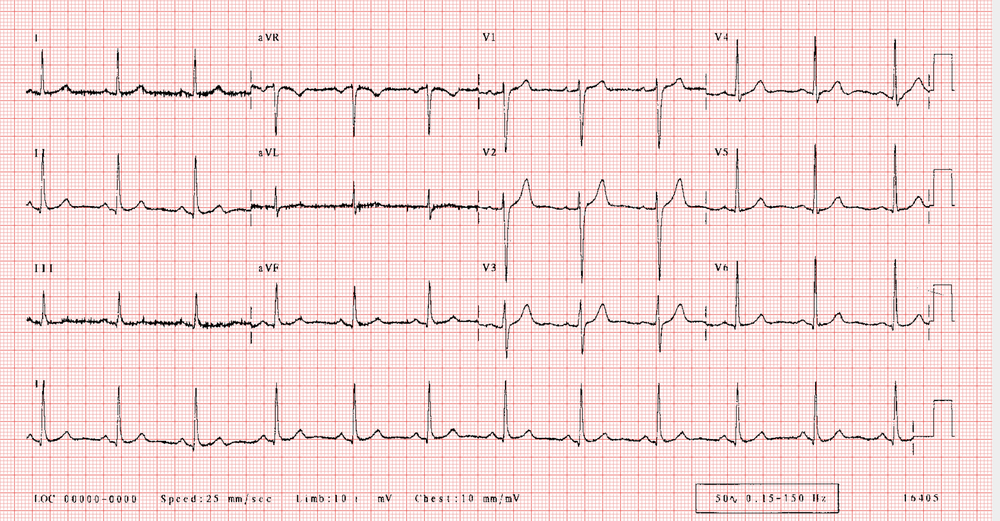
#> input picture ECGNormal.png, 1000 x 521 px, shrunk from 3314 x 1726 before the run, found by its file name
$ python refine.py
#> lines starting #> are read from the running program, lines starting #| are printed output that depends on the picture; after the words box and inside, x2 and y2 are one past the last pixel; in counts of white or black regions, pixels touching at a corner belong together
import cv2
import numpy as np

def invert(im):
	im2=255-im
	return im2

im = cv2.imread("ECGNormal.png")
#> im is the input picture: shape (521, 1000, 3); mean B, G, R 218.2, 218.8, 244.1
print(im.shape)
#| (521, 1000, 3)


for i in range(im.shape[0]):
	for j in range(im.shape[1]):
		if im[i][j][0] < 70 and im[i][j][1] < 70 and im[i][j][2] < 70:
			im[i][j] = 255
		else:
			im[i][j] = 0
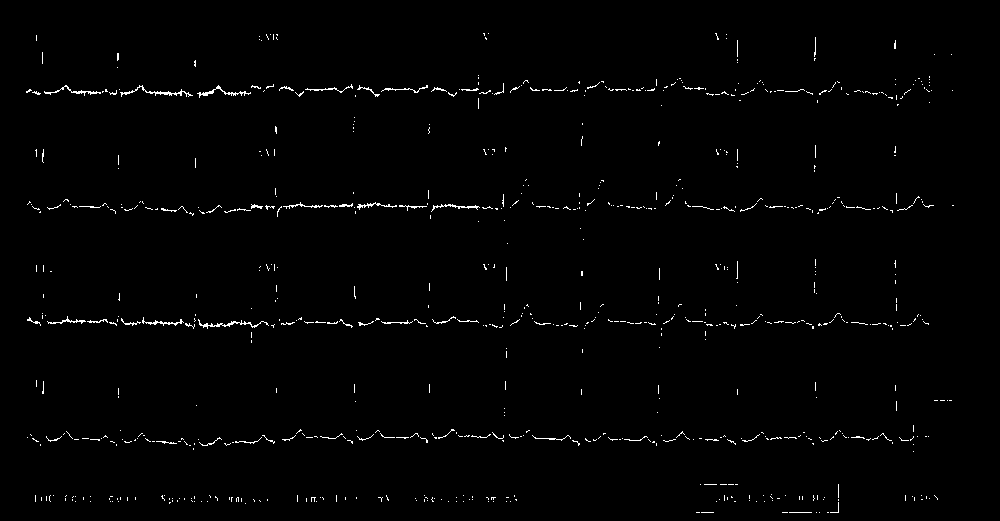
#> im: shape (521, 1000, 3); 1.1% white in thin lines or dots, all inside (x1, y1, x2, y2) = (26, 33, 954, 513)
#cv2.imshow("process step1",im)
cv2.imwrite("./output_no_inversion_no_dilation.jpg",im)
kernel = np.ones((3,3),np.uint8)
im2=cv2.dilate(im,kernel,iterations=1)
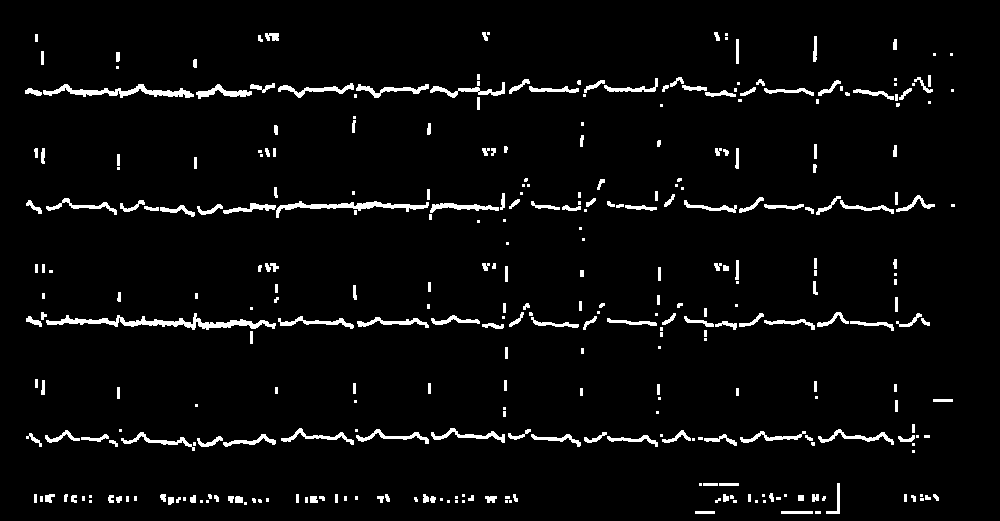
#> im2: shape (521, 1000, 3); 4% white; 336 white regions (125 under 20 px), largest, box (x1, y1, x2, y2) and area: (46, 313, 276, 330) 1238, (43, 84, 194, 98) 814, (276, 201, 429, 218) 747
cv2.imwrite("./output_no_inversion.jpg",im2)
im2=invert(im2)

#cv2.imshow("process step2", im2)

#cv2.imshow("process step3",im2)

cv2.imwrite("./output.jpg",im2)

$ run again, with 3.png copied over ECGNormal.png
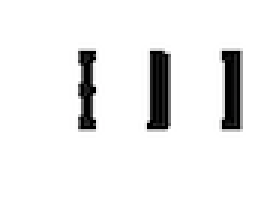
#> input picture 3.png, 90 x 72 px, found by its file name (shown 3 times larger)
#> im is the input picture: shape (72, 90, 3); mean B, G, R 238, 238, 238
#| (72, 90, 3)
#> after the loop `for i in range(im.shape[0]):`:
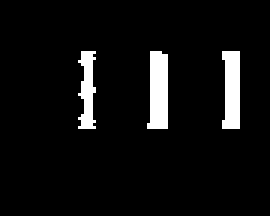
#> im: shape (72, 90, 3) (shown 3 times larger); 6.1% white; 3 white regions, box (x1, y1, x2, y2) and area: (49, 17, 56, 43) 156, (74, 17, 80, 43) 136, (26, 17, 32, 43) 104
#> `im2=cv2.dilate(im,kernel,iterations=1)`:
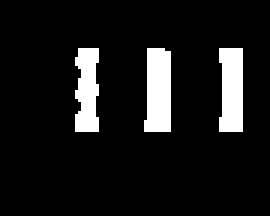
#> im2: shape (72, 90, 3) (shown 3 times larger); 9.6% white; 3 white regions, box (x1, y1, x2, y2) and area: (48, 16, 57, 44) 226, (73, 16, 81, 44) 206, (25, 16, 33, 44) 188
